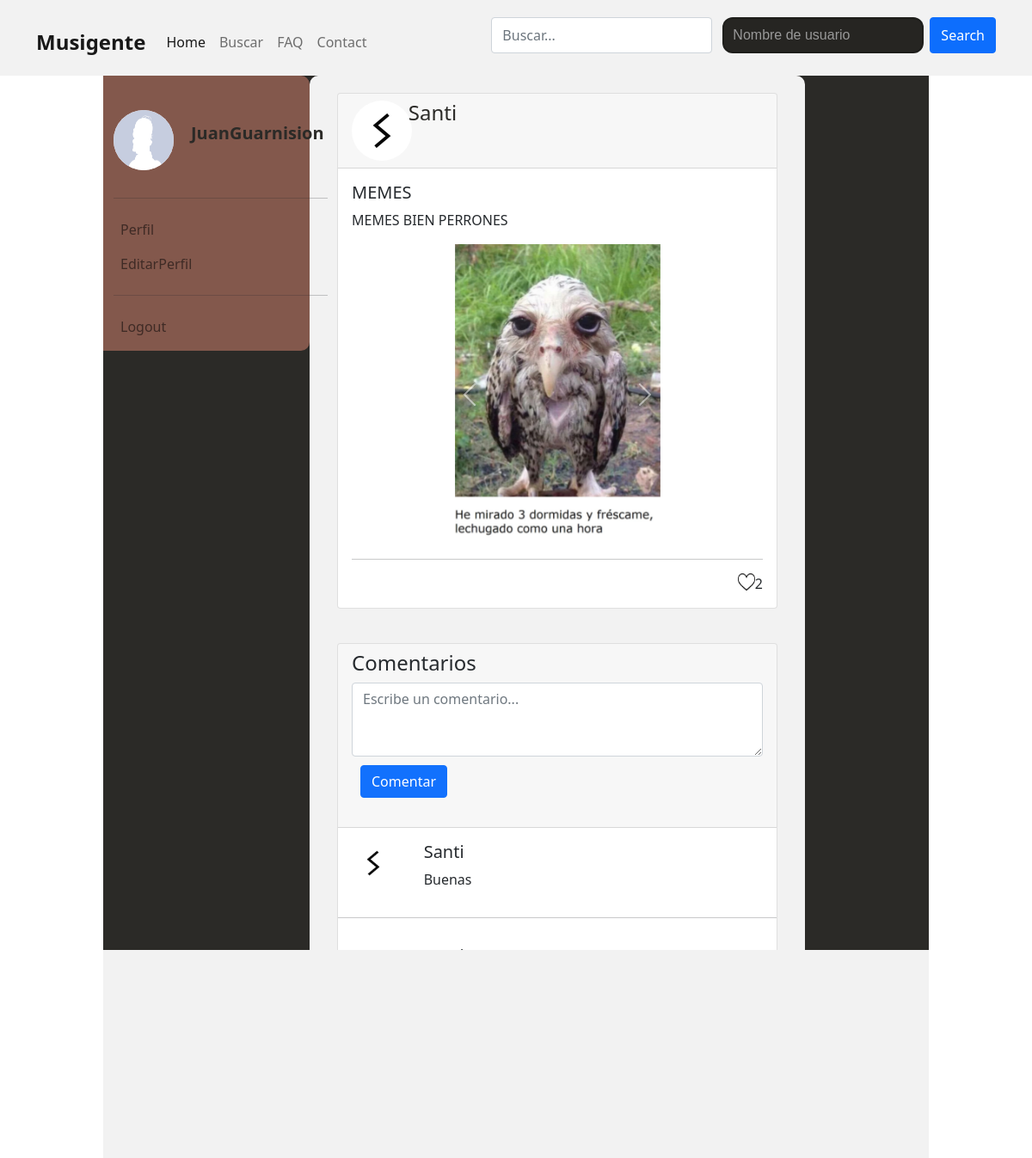
The app's page /html/publicacion.php?id=27 (signed in) with its own data.
### tables this page shows
CREATE TABLE `usuario` (
  `ID` int(11) NOT NULL,
  `Nickname` varchar(40) NOT NULL,
  `email` varchar(40) NOT NULL,
  `Password` varchar(200) NOT NULL,
  `Nombre` varchar(40) NOT NULL,
  `Instrumento` varchar(30) DEFAULT NULL,
  `Apellido1` varchar(40) NOT NULL,
  `Apellido2` varchar(40) DEFAULT NULL,
  `GeneroP` varchar(2) NOT NULL,
  `Genero` varchar(20) NOT NULL,
  `Anos de experiencia` int(11) DEFAULT NULL,
  `IdGrupo` int(11) DEFAULT NULL,
  `IdDomicilio` int(11) NOT NULL,
  `Descripcion` text DEFAULT NULL,
  `ImagenDePerfil` varchar(60) NOT NULL DEFAULT 'predeterminadoA6RJ45B.jpg'
);

CREATE TABLE `publicaciones` (
  `id` int(11) NOT NULL,
  `id_usuario` int(11) NOT NULL,
  `titulo` varchar(60) NOT NULL,
  `contenido` text NOT NULL
);

CREATE TABLE `imagenespublicaciones` (
  `id` int(11) NOT NULL,
  `IDPublicacion` int(11) NOT NULL,
  `RutaImagen` varchar(60) NOT NULL
);

CREATE TABLE `comentarios` (
  `ID` int(11) NOT NULL,
  `IDPublicacion` int(11) NOT NULL,
  `IDUsuario` int(11) NOT NULL,
  `Contenido` varchar(250) NOT NULL
);

### html/publicacion.php (the view, shortened to what the rows shown need)
<html lang="es">
<head>
    <link href="https://cdn.jsdelivr.net/npm/bootstrap@5.1.3/dist/css/bootstrap.min.css" rel="stylesheet">
</head>
<body>
    <div class="d-flex fondo-bonico">
        <aside class="col-md-1 col-lg-3" style="height: 50%; background-color: #815448; border-radius: 0 10px 10px 0;">
            <nav class="navbar navbar-light navbar-expand-md d-flex d-xl-flex flex-column flex-grow-0 justify-content-start justify-content-xl-start align-items-xl-start">
                <div class="container-fluid">
                    <ul class="navbar-nav flex-column">
                        <div id="navcol-3" class="collapse navbar-collapse " style="color: black">
                            <ul class="navbar-nav">
                                <li class="nav-item">
                                    <p class="nav-link" href="#" id="navbarDropdownMenuLink" role="button" data-bs-toggle="dropdown" aria-expanded="false">
                                    <div style="display: flex; justify-content: center; align-items: center;">
                                        <?php
                                        require("../php/conexion.php");
                                        $consulta = "SELECT ImagenDePerfil FROM usuario WHERE Nickname = '" . $_SESSION['username'] . "'";
                                        $resultado = mysqli_query($conexion, $consulta);
                                        $fila = mysqli_fetch_array($resultado);
                                        $imagen = $fila['ImagenDePerfil'];
                                        echo "<img class='img img-responsive rounded-circle' src='../img/usuarios/$imagen' alt='Imagen de perfil' style='width: 70px; height: 70px; margin-right: 20px; background-color: white'>";
                                        echo "<p class='fs-5 fw-bold me-1' style='color: #262522'>" . $_SESSION['username'] . "</p>";
                                        ?>
                                    </div>
                                    </p>
                                </li>
                            </ul>
                        </div>
                    </ul>
                </div>
            </nav>
        </aside>
        <main style="width: 60%;">
            <section style="background-color: #F2F2F2; border-radius: 10px; padding: 20px;">
                <?php
                if (isset($_SESSION)) {
                    if (isset($_SESSION['username'])) {
                        $nombreUsuario = $_SESSION['username'];
                        require("../php/conexion.php");
                        $consulta = "SELECT id FROM usuario WHERE Nickname = '" . $nombreUsuario . "'";
                        $resultado = mysqli_query($conexion, $consulta);
                        $fila = mysqli_fetch_array($resultado);
                        $idUsuario = $fila['id'];
                        $consulta = "SELECT id_usuario, titulo, contenido FROM publicaciones WHERE id = '" . $_GET['id'] . "'";
                        $idPublicacion = $_GET['id'];
                        $resultado = mysqli_query($conexion, $consulta);
                        $fila = mysqli_fetch_array($resultado);
                        $id_usuario = $fila['id_usuario'];
                        $titulo = $fila['titulo'];
                        $contenido = $fila['contenido'];
                        $consulta = "SELECT Nickname, ImagenDePerfil FROM usuario WHERE id = '$id_usuario'";
                        $resultado = mysqli_query($conexion, $consulta);
                        $fila = mysqli_fetch_array($resultado);
                        $nickname = $fila['Nickname'];
                        $imagen = $fila['ImagenDePerfil'];
                        echo "<div class='container-fluid'>
                                <div class='row'>
                                    <div class='col-md-12'>
                                        <div class='card'>
                                            <div class='card-header'>
                                                <div class='row'>
                                                    <div class='col-md-1'>
                                                        <img class='rounded-circle' src='../img/usuarios/$imagen' alt='Imagen de perfil'
                                                        style='width: 70px; height: 70px; margin-right: 5px; background-color: white'>
                                                    </div>
                                                    <div class='col-md-10 ms-4'>
                                                        <h4 style='color: #262522'>" . $nickname . "</h4>
                                                    </div>
                                                </div>
                                            </div>
                                            <div class='card-body'>
                                                <h5 class='card-title'>" . $titulo . "</h5>
                                                <p class='card-text'>" . $contenido . "</p>";
                        $consulta = "SELECT `RutaImagen` FROM `imagenespublicaciones` WHERE IDPublicacion = $idPublicacion";
                        $resultado3 = mysqli_query($conexion, $consulta);
                        if ($resultado3) {
                            if (mysqli_num_rows($resultado3) != 0) {
                                echo "<div style='display: flex; justify-content: center'>
                                                <div id='carouselExampleIndicators' class='carousel slide w-50' data-bs-ride='carousel'>
                                                    <div class='carousel-indicators'>";
                                $contador2 = 0;
                                echo "<button type='button' data-bs-target='#carouselExampleIndicators' data-bs-slide-to='" . $contador2 . "' class='active' aria-current='true' aria-label='Slide " . ($contador2 + 1) . "'></button>";
                                $contador2++;
                                while ($contador2 < mysqli_num_rows($resultado3)) {
                                    echo "<button type='button' data-bs-target='#carouselExampleIndicators' data-bs-slide-to='" . $contador2 . "' aria-label='Slide " . ($contador2 + 1) . "'></button>";
                                    $contador2++;
                                }
                                echo "</div>";
                                echo "<div class='carousel-inner'>";
                                $contador3 = 0;
                                while ($filaImagen = mysqli_fetch_assoc($resultado3)) {
                                    $imagen = $filaImagen['RutaImagen'];
                                    if ($contador3 == 0) {
                                        echo "<div class='carousel-item active'>";
                                    } else {
                                        echo "<div class='carousel-item'>";
                                    }
                                    echo "<img src='../img/imagenesPublicaciones/$imagen' class='d-block w-100' alt='...' style='max-height=300px; width=auto;'>
                                                                </div>";
                                    $contador3++;
                                }
                                echo "</div>";
                                if (mysqli_num_rows($resultado3) > 1) {
                                    echo "<button class='carousel-control-prev' type='button' data-bs-target='#carouselExampleIndicators' data-bs-slide='prev'>
                                                        <span class='carousel-control-prev-icon' aria-hidden='true'></span>
                                                        <span class='visually-hidden'>Previous</span>
                                                        </button>
                                                        <button class='carousel-control-next' type='button' data-bs-target='#carouselExampleIndicators' data-bs-slide='next'>
                                                        <span class='carousel-control-next-icon' aria-hidden='true'></span>
                                                        <span class='visually-hidden'>Next</span>
                                                        </button>
                                                        </div>
                                                        </div>";
                                } else {
                                    echo "</div>
                                    </div>";
                                }
                            }
                        }
                        echo "<hr><div style='display: flex; flex-direction: row-reverse'>";
                        $sql = "Select count('id') as num from `likes` where id_publicacion='$idPublicacion' ;";
                        $result = mysqli_query($conexion, $sql);
                        $seleccion = mysqli_fetch_assoc($result);
                        $likes = $seleccion['num'];
                        $sql = "Select `id_publicacion` from `likes` where id_usuario=$idUsuario and id_publicacion=$idPublicacion";
                        $result = mysqli_query($conexion, $sql);
                        $seleccion = mysqli_fetch_assoc($result);
                        if (isset($seleccion)) {
                            $likeado = $seleccion['id_publicacion'];
                            if ($idPublicacion == $likeado) {
                                echo "$likes<a href='../php/deslike.php?like=$idPublicacion&pantalla=1'><img src='../img/resources/heart-rojo.png' style='width: 20px; height: 20px'></a>";
                            } else {
                                echo "$likes<a href='../php/like.php?like=$idPublicacion&pantalla=1'><img src='../img/resources/heart.png' style='width: 20px; height: 20px'></a>";
                            }
                        } else {
                            echo "$likes<a href='../php/like.php?like=$idPublicacion&pantalla=1'><img src='../img/resources/heart.png' style='width: 20px; height: 20px'></a>";
                        }
                        echo "</div>";
                        echo "</div>";
                        echo "</div>";
                        echo "</div>";
                        echo "</div>";
                        echo "</div>";
                        $consulta = "SELECT id, IDUsuario, contenido FROM comentarios WHERE IDPublicacion = $idPublicacion" . " ORDER BY ID DESC";
                        $resultado = mysqli_query($conexion, $consulta);
                        echo "<div class='container-fluid' style='margin-top: 40px;'>
                            <div class='row'>
                                <div class='col-md-12'>
                                    <div class='card'>
                                        <div class='card-header'>
                                            <h4>Comentarios</h4>
                                            <form id='comentarios' action='../php/comentar.php?id_publicacion=" . $_GET['id'] . "' method='POST'>
                                                <div class='form-group'>
                                                    <textarea class='form-control' id='comentario' name='comentario' rows='3' placeholder='Escribe un comentario...'></textarea>
                                                    <input type='submit' value='Comentar' class='btn btn-primary' style='margin: 10px'>
                                                </div>
                                            </form>
                                        </div>";
                        if ($resultado) {
                            if (mysqli_num_rows($resultado) != 0) {
                                while ($fila = mysqli_fetch_array($resultado)) {
                                    $id_usuario = $fila['IDUsuario'];
                                    $contenido = $fila['contenido'];
                                    $consulta = "SELECT Nickname, ImagenDePerfil FROM usuario WHERE id = '$id_usuario'";
                                    $resultado2 = mysqli_query($conexion, $consulta);
                                    $fila2 = mysqli_fetch_array($resultado2);
                                    $nickname = $fila2['Nickname'];
                                    $imagen = $fila2['ImagenDePerfil'];
                                    echo "<div class='card-body'>
                                        <div class='row'>
                                            <div class='col-md-2'>
                                                <img src='../img/usuarios/$imagen' class='rounded-circle' style='width: 50px; height: 50px;'>
                                            </div>
                                            <div class='col-md-10'>
                                                <h5 class='card-title'>" . $nickname . "</h5>
                                                <p class='card-text'>" . $contenido . "</p>
                                            </div>
                                        </div>
                                    </div>
                                    <div style='display: flex; flex-direction: row-reverse'>";
                                    echo "</div>";
                                    echo "<hr>";
                                }
                            }
                        }
                        echo "</div>
                            </div>
                        </div>
                    </div>";
                    }
                }
                ?>
        </main>
    </div>
</body>
</html>

### records on screen
usuario: ImagenDePerfil (picture)
usuario: ImagenDePerfil (picture), Nickname "Santi"
publicaciones: titulo "MEMES", contenido "MEMES BIEN PERRONES"
imagenespublicaciones: RutaImagen (picture)
comentarios: IDUsuario.ImagenDePerfil (picture), IDUsuario.Nickname "Santi", Contenido "Buenas"
comentarios: IDUsuario.ImagenDePerfil (picture), IDUsuario.Nickname "Santi"
comentarios: IDUsuario.ImagenDePerfil (picture)

### other values on screen
$_SESSION['username'] "JuanGuarnision"
$likes "2"
